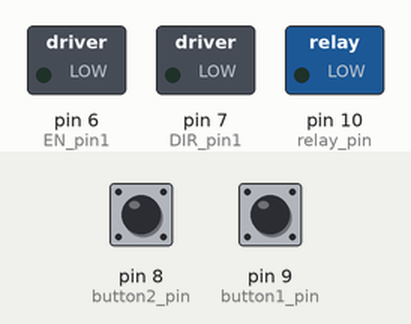
Recording of a sketch running on a simulated Arduino Uno, built with avr-gcc and run on an emulated ATmega328P. Parts: switched loads named in the sketch (green lamp = pin HIGH). The inputs (shaded band) are chosen by the test bench; at power-on: pin 8 (button2_pin) LOW, pin 9 (button1_pin) LOW.

Above: at 1.2 s.
1.3 s: pin 8 (button2_pin) pulled HIGH for 0.15 s
At 1.37 s:
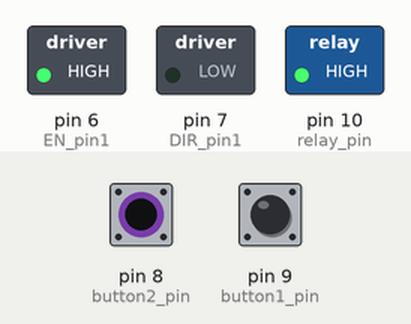
2.9 s: pin 9 (button1_pin) pulled HIGH for 0.15 s
At 3.4 s:
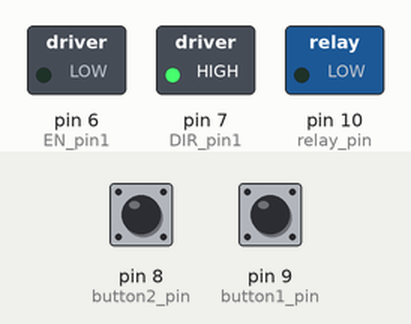
4.5 s: pin 9 (button1_pin) pulled HIGH for 3.2 s
At 5.1 s:
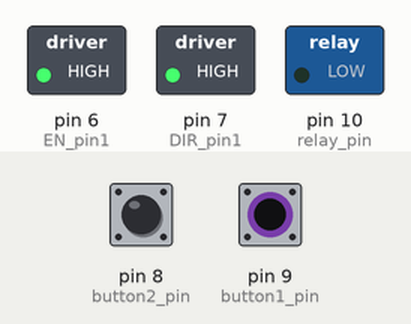
9.2 s: pin 8 (button2_pin) pulled HIGH for 1 s
At 10.6 s:
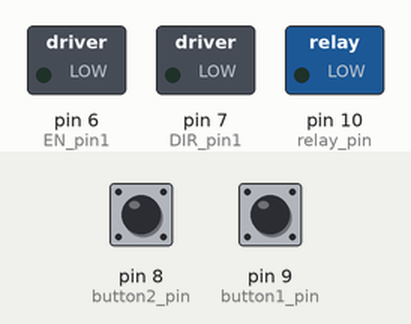
Timing chart, 0 to 12.2 s (numbered marks = the images above; inputs shaded):
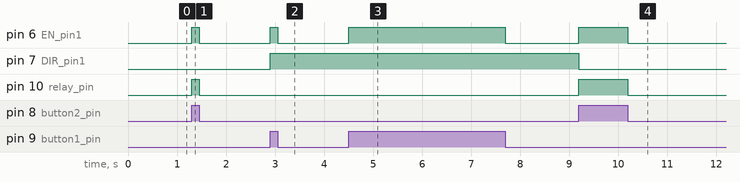

The sketch:

LinearActuator_Alarm_-_LockMechanism.ino
```cpp
//Buttons
const int button1_pin = 9;   //Press to Retract
const int button2_pin = 8;   //Press to Extends

//Motor Driver Pins
const int DIR_pin1 = 7; //pin, that determines the direction(via polarity)
const int EN_pin1 = 6;  //speed via pwm
const int actuatorSpeed = 255; //speed

const int relay_pin = 10; //relay pin for the siren
void setup()
{
Serial.begin(9600);

pinMode(button1_pin, INPUT);
pinMode(button2_pin, INPUT);

pinMode(relay_pin, OUTPUT);

pinMode(DIR_pin1, OUTPUT);
pinMode(EN_pin1, OUTPUT);
}

void loop()
{
  if(digitalRead(button1_pin) == HIGH) //if retract button pressed, set direction and set speed
  {
    digitalWrite(DIR_pin1, HIGH);         //sets directions
    analogWrite(EN_pin1, actuatorSpeed);  //moves actuator with that speed
    //Serial.println("Retracting");
  }
    else if(digitalRead(button2_pin) == HIGH) //same as above but for extending
  {
    digitalWrite(DIR_pin1, LOW);
    analogWrite(EN_pin1, actuatorSpeed);
    //Serial.println("Extending");
    digitalWrite(relay_pin, HIGH);
  }
  else if(digitalRead(button2_pin) == LOW && digitalRead(button1_pin) == LOW )
  {
    digitalWrite(relay_pin, LOW); //turn off relay for siren
    analogWrite(EN_pin1, 0);      //set speed to zero if no button is pressed
  }

}
```

Measured:
- after the input at 1.3 s, pin 6 (EN_pin1), pin 10 (relay_pin): LOW → HIGH at once, → LOW 0.15 s later
- after the input at 2.9 s, pin 6 (EN_pin1): LOW → HIGH at once, → LOW 0.15 s later; pin 7 (DIR_pin1): LOW → HIGH at once
- after the input at 4.5 s, pin 6 (EN_pin1): LOW → HIGH at once, → LOW 3.2 s later
- after the input at 9.2 s, pin 6 (EN_pin1), pin 10 (relay_pin): LOW → HIGH at once, → LOW 1.0 s later; pin 7 (DIR_pin1): HIGH → LOW at once
